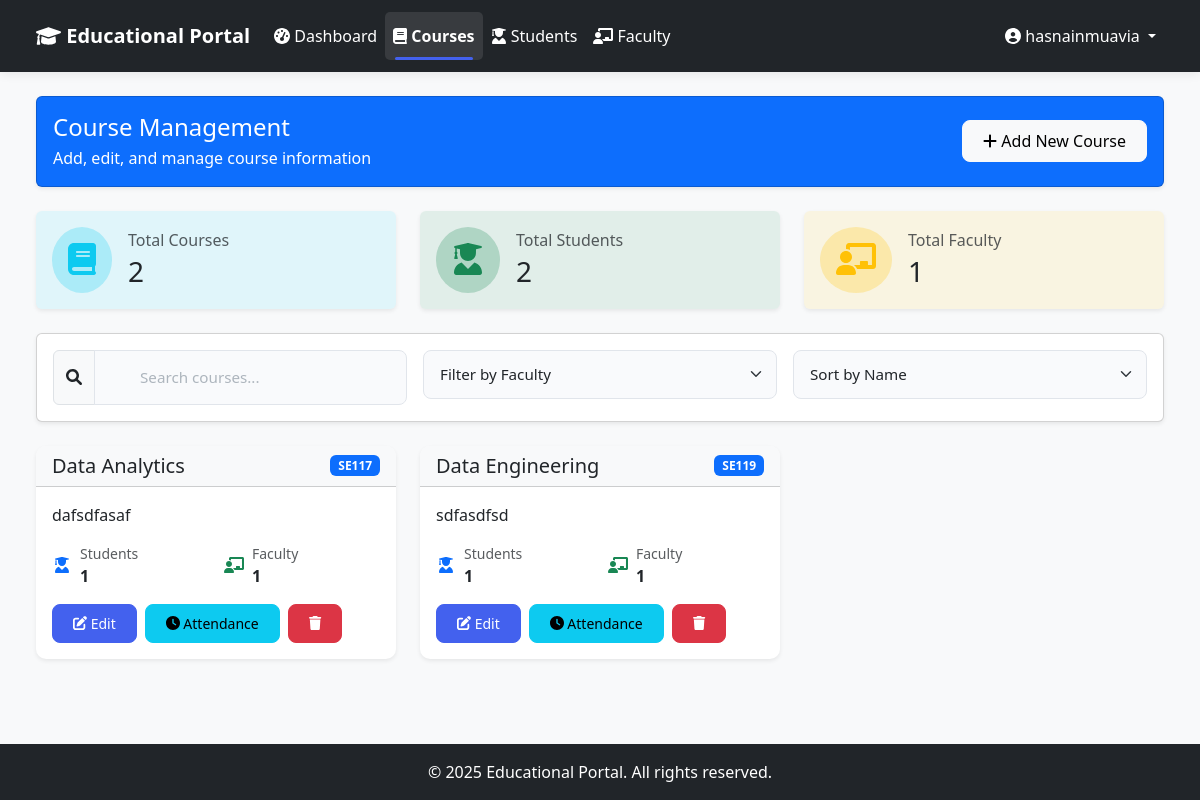
The page /admin-dashboard/courses/ (signed in) on the database its author committed.
### core/models.py (models this page shows, shortened)
class User(AbstractUser):
    role = models.CharField(
        max_length=10,
        choices=Role.choices,
        default=Role.STUDENT,
    )

class Course(models.Model):
    name = models.CharField(max_length=100)
    code = models.CharField(max_length=20, unique=True)
    description = models.TextField(blank=True, null=True)

### admin_dashboard/views.py (the view)
# urls.py: path('courses/', views.manage_courses, name='manage_courses'),
@login_required
@user_passes_test(is_admin)
def manage_courses(request):
    courses = Course.objects.annotate(
        student_count=Count('students'),
        faculty_count=Count('faculty_assignments')
    ).order_by('name')
    total_students = Student.objects.count()
    total_faculty = Faculty.objects.count()
    faculties = Faculty.objects.select_related('user').all()
    context = {
        'courses': courses,
        'total_students': total_students,
        'total_faculty': total_faculty,
        'faculties': faculties,
    }
    return render(request, 'admin_dashboard/courses.html', context)

### admin_dashboard/views.py (called while the page is built)
def is_admin(user):
    return user.is_authenticated and user.is_superuser

### templates/admin_dashboard/courses.html (shortened to what this page needs)
{% extends 'base.html' %}
{% block content %}
<div class="container-fluid">
    <div class="row mb-4">
        <div class="col-12">
            <div class="card bg-primary shadow-sm">
                <div class="card-body d-flex justify-content-between align-items-center">
                    <div class="text-white">
                        <h4 class="mb-1">Course Management</h4>
                        <p class="mb-0">Add, edit, and manage course information</p>
                    </div>
                    <button type="button" class="btn btn-light" data-bs-toggle="modal" data-bs-target="#addCourseModal">
                        <i class="fas fa-plus"></i> Add New Course
                    </button>
                </div>
            </div>
        </div>
    </div>
    <div class="row mb-4">
        <div class="col-md-4">
            <div class="card bg-info bg-opacity-10 border-0 shadow-sm h-100">
                <div class="card-body">
                    <div class="d-flex align-items-center">
                        <div class="rounded-circle bg-info bg-opacity-25 p-3 me-3">
                            <i class="fas fa-book fa-2x text-info"></i>
                        </div>
                        <div>
                            <h6 class="text-muted mb-1">Total Courses</h6>
                            <h3 class="mb-0">{{ courses.count }}</h3>
                        </div>
                    </div>
                </div>
            </div>
        </div>
        <div class="col-md-4">
            <div class="card bg-success bg-opacity-10 border-0 shadow-sm h-100">
                <div class="card-body">
                    <div class="d-flex align-items-center">
                        <div class="rounded-circle bg-success bg-opacity-25 p-3 me-3">
                            <i class="fas fa-user-graduate fa-2x text-success"></i>
                        </div>
                        <div>
                            <h6 class="text-muted mb-1">Total Students</h6>
                            <h3 class="mb-0">{{ total_students }}</h3>
                        </div>
                    </div>
                </div>
            </div>
        </div>
        <div class="col-md-4">
            <div class="card bg-warning bg-opacity-10 border-0 shadow-sm h-100">
                <div class="card-body">
                    <div class="d-flex align-items-center">
                        <div class="rounded-circle bg-warning bg-opacity-25 p-3 me-3">
                            <i class="fas fa-chalkboard-teacher fa-2x text-warning"></i>
                        </div>
                        <div>
                            <h6 class="text-muted mb-1">Total Faculty</h6>
                            <h3 class="mb-0">{{ total_faculty }}</h3>
                        </div>
                    </div>
                </div>
            </div>
        </div>
    </div>
    <div class="row mb-4">
        <div class="col-12">
            <div class="card shadow-sm">
                <div class="card-body">
                    <div class="row g-3">
                        <div class="col-md-4">
                            <div class="input-group">
                                <span class="input-group-text bg-light">
                                    <i class="fas fa-search"></i>
                                </span>
                                <input type="text" id="courseSearch" class="form-control" placeholder="Search courses...">
                            </div>
                        </div>
                        <div class="col-md-4">
                            <select class="form-select" id="facultyFilter">
                                <option value="">Filter by Faculty</option>
                            </select>
                        </div>
                        <div class="col-md-4">
                            <select class="form-select" id="sortBy">
                                <option value="name">Sort by Name</option>
                            </select>
                        </div>
                    </div>
                </div>
            </div>
        </div>
    </div>
    <div class="row g-4">
        {% for course in courses %}
        <div class="col-12 col-md-6 col-xl-4">
            <div class="card dashboard-card h-100 shadow-sm hover-shadow">
                <div class="card-header bg-light d-flex justify-content-between align-items-center">
                    <h5 class="card-title mb-0">{{ course.name }}</h5>
                    <span class="badge bg-primary">{{ course.code }}</span>
                </div>
                <div class="card-body">
                    <p class="card-text">{{ course.description|truncatechars:150 }}</p>
                    <div class="row g-3 mb-3">
                        <div class="col-6">
                            <div class="d-flex align-items-center">
                                <i class="fas fa-user-graduate fa-fw text-primary me-2"></i>
                                <div>
                                    <small class="text-muted d-block">Students</small>
                                    <strong>{{ course.student_count }}</strong>
                                </div>
                            </div>
                        </div>
                        <div class="col-6">
                            <div class="d-flex align-items-center">
                                <i class="fas fa-chalkboard-teacher fa-fw text-success me-2"></i>
                                <div>
                                    <small class="text-muted d-block">Faculty</small>
                                    <strong>{{ course.faculty_count }}</strong>
                                </div>
                            </div>
                        </div>
                    </div>
                    <div class="d-flex gap-2">
                        <button type="button" class="btn btn-primary btn-sm" data-bs-toggle="modal" data-bs-target="#editCourseModal{{ course.id }}">
                            <i class="fas fa-edit"></i> Edit
                        </button>
                        <a href="{% url 'admin_view_attendance' course.id %}" class="btn btn-info btn-sm">
                            <i class="fas fa-clock"></i> Attendance
                        </a>
                        <button type="button" class="btn btn-danger btn-sm" data-bs-toggle="modal" data-bs-target="#deleteCourseModal{{ course.id }}">
                            <i class="fas fa-trash"></i>
                        </button>
                    </div>
                </div>
            </div>
        </div>
        {% empty %}
        <div class="col-12">
            <div class="alert alert-info" role="alert">
                <i class="fas fa-info-circle"></i> No courses available. Click "Add New Course" to create one.
            </div>
        </div>
        {% endfor %}
    </div>
</div>
{% endblock %}

### templates/base.html (shortened to what this page needs)
<!DOCTYPE html>
<html lang="en">
<head>
    <link href="https://cdn.jsdelivr.net/npm/bootstrap@5.3.0/dist/css/bootstrap.min.css" rel="stylesheet">
    {% load static %}
    <link href="{% static 'css/style.css' %}" rel="stylesheet">
</head>
<body class="d-flex flex-column min-vh-100">
    <nav class="navbar navbar-expand-lg navbar-dark bg-dark">
        <div class="container-fluid">
            <a class="navbar-brand" href="{% url 'home' %}">
                <i class="fas fa-graduation-cap"></i> Educational Portal
            </a>
            {% if user.is_authenticated %}
            <div class="collapse navbar-collapse" id="navbarNav">
                <ul class="navbar-nav me-auto">
                    {% if user.is_superuser %}
                    <li class="nav-item">
                        <a class="nav-link {% if request.resolver_match.url_name == 'admin_dashboard' %}active{% endif %}" href="{% url 'admin_dashboard' %}">
                            <i class="fas fa-tachometer-alt"></i> Dashboard
                        </a>
                    </li>
                    <li class="nav-item">
                        <a class="nav-link {% if request.resolver_match.url_name == 'manage_courses' %}active{% endif %}" href="{% url 'manage_courses' %}">
                            <i class="fas fa-book"></i> Courses
                        </a>
                    </li>
                    <li class="nav-item">
                        <a class="nav-link {% if request.resolver_match.url_name == 'manage_students' %}active{% endif %}" href="{% url 'manage_students' %}">
                            <i class="fas fa-user-graduate"></i> Students
                        </a>
                    </li>
                    <li class="nav-item">
                        <a class="nav-link {% if request.resolver_match.url_name == 'manage_faculty' %}active{% endif %}" href="{% url 'manage_faculty' %}">
                            <i class="fas fa-chalkboard-teacher"></i> Faculty
                        </a>
                    </li>
                    {% elif user.is_faculty %}
                    <li class="nav-item">
                        <a class="nav-link {% if request.resolver_match.url_name == 'faculty_dashboard' %}active{% endif %}" href="{% url 'faculty_dashboard' %}">
                            <i class="fas fa-tachometer-alt"></i> Dashboard
                        </a>
                    </li>
                    {% endif %}
                </ul>
                <div class="navbar-nav">
                    <li class="nav-item dropdown">
                        <a class="nav-link dropdown-toggle" href="#" id="navbarDropdown" role="button" data-bs-toggle="dropdown">
                            <i class="fas fa-user-circle"></i> {{ user.get_full_name|default:user.username }}
                        </a>
                    </li>
                </div>
            </div>
            {% endif %}
        </div>
    </nav>
    <main class="flex-grow-1 py-4">
        <div class="container-fluid px-4">
            {% block content %}
            {% endblock %}
        </div>
    </main>
    <footer class="footer mt-auto py-3 bg-dark text-white">
        <div class="container text-center">
            <p class="mb-0">&copy; {% now "Y" %} Educational Portal. All rights reserved.</p>
        </div>
    </footer>
</body>
</html>

### static/css/style.css (style rules this page uses)
body { min-height: 100vh; display: flex; flex-direction: column; background-color: #f8f9fa; font-family: 'Poppins', 'Segoe UI', Roboto, 'Helvetica Neue', Arial, sans-serif; color: #333; margin: 0; padding: 0; }
main { flex: 1; display: flex; flex-direction: column; }
:root { --primary-color: #4361ee; --primary-dark: #3a56d4; --secondary-color: #6c757d; --success-color: #198754; --info-color: #0dcaf0; --warning-color: #ffc107; --danger-color: #dc3545; --light-color: #f8f9fa; --dark-color: #212529; --text-color: #333; --text-muted: #6c757d; --border-radius: 10px; --box-shadow: 0 10px 30px rgba(0, 0, 0, 0.1); }
.input-group { position: relative; width: 100%; }
.input-group input { width: 100%; padding: 15px 15px 15px 45px; border: 1px solid #e1e5eb; border-radius: 8px; font-size: 0.95rem; transition: all 0.3s ease; background-color: #f9fafc; }
.input-group input::placeholder { color: #adb5bd; }
.dashboard-card { background-color: #fff; border-radius: var(--border-radius); transition: transform 0.2s; box-shadow: 0 4px 12px rgba(0, 0, 0, 0.05); border: none; overflow: hidden; }
.form-control, .form-select { padding: 0.75rem 1rem; border: 1px solid #e1e5eb; border-radius: 8px; font-size: 0.95rem; transition: all 0.3s ease; background-color: #f9fafc; }
.navbar { box-shadow: 0 2px 10px rgba(0, 0, 0, 0.08); background-color: #212529; padding: 0.75rem 1.5rem; }
.navbar-dark .navbar-nav .nav-link, .navbar-dark .navbar-brand, .navbar-dark .nav-link { color: #fff !important; }
.navbar-dark .navbar-nav .nav-link.active, .navbar-dark .nav-link.active { color: #fff !important; background-color: rgba(255, 255, 255, 0.1); border-radius: 5px; position: relative; font-weight: 600; }
.navbar-dark .navbar-nav .nav-link.active::after, .navbar-dark .nav-link.active::after { content: ''; position: absolute; bottom: 0; left: 10%; width: 80%; height: 3px; background-color: var(--primary-color); border-radius: 3px; }
.navbar-brand { font-weight: 700; color: var(--primary-color); }
.nav-link { font-weight: 500; color: var(--dark-color); padding: 0.75rem 1rem; transition: all 0.3s ease; }
.nav-link.active { color: var(--primary-color); background-color: rgba(67, 97, 238, 0.1); border-radius: 6px; }
.btn { font-weight: 500; padding: 0.5rem 1.25rem; border-radius: 8px; transition: all 0.3s ease; }
.btn-primary { background-color: var(--primary-color); border-color: var(--primary-color); }
.footer { background-color: #343a40; color: #fff; padding: 1.5rem 0; }
.fade-in { animation: fadeIn 0.5s ease-out; }

### rows shown on the page
User: get_full_name "hasnainmuavia"
Course: name "Data Analytics", code "SE117", description "dafsdfasaf", student_count "1", faculty_count "1"
Course: name "Data Engineering", code "SE119", description "sdfasdfsd", student_count "1", faculty_count "1"

### other values the page prints
{{ courses.count }} "2"
{{ total_students }} "2"
{{ total_faculty }} "1"
